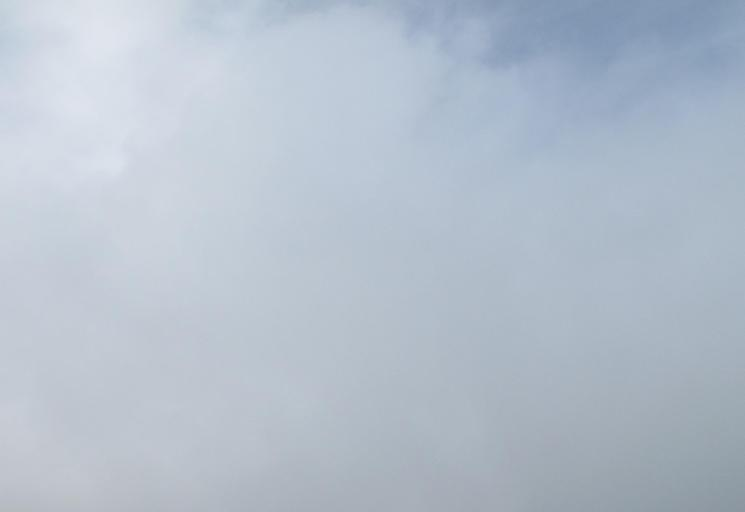
#> input picture Day Images/U9.jpg, 745 x 512 px, found by its file name; the run also reads 1 picture not shown here
$ python 4H,5S,6V.py   (Python 2 division)
#> lines starting #> are read from the running program, lines starting #| are printed output that depends on the picture; after the words box and inside, x2 and y2 are one past the last pixel; in counts of white or black regions, pixels touching at a corner belong together; long printed decimals are rounded
import cv2
import numpy as np
from matplotlib import pyplot as plt

img = cv2.imread('U9.jpg')
#> img is the input picture: shape (512, 745, 3); mean B, G, R 204.3, 191.4, 180.6
hsv = cv2.cvtColor(img,cv2.COLOR_BGR2HSV)
#> hsv: shape (512, 745, 3); mean H, S, V 106.5, 30, 204.3
h,s,v = cv2.split(hsv)
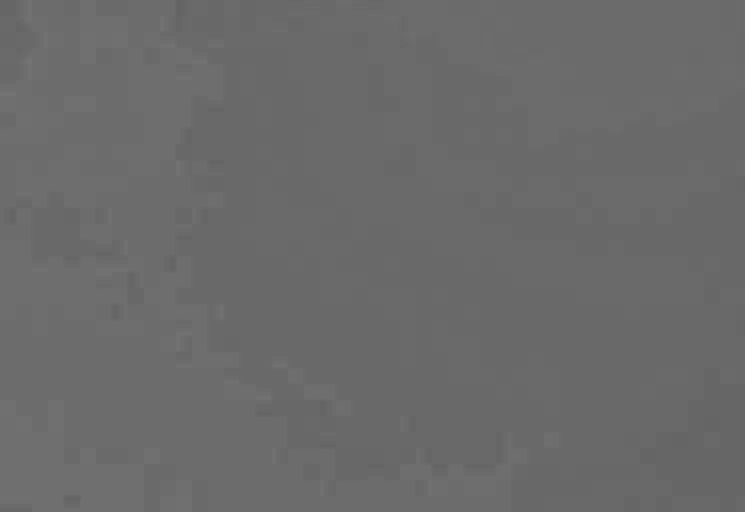
#> h: shape (512, 745); min 99, max 115, mean 106.5
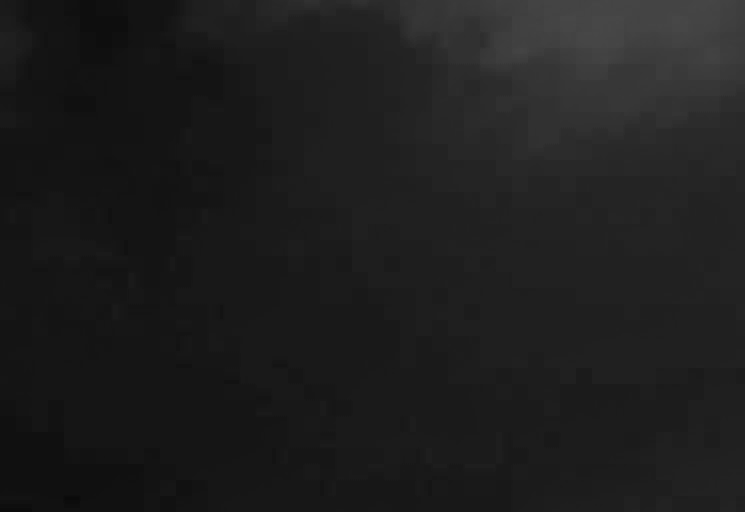
#> s: shape (512, 745); min 10, max 72, mean 30
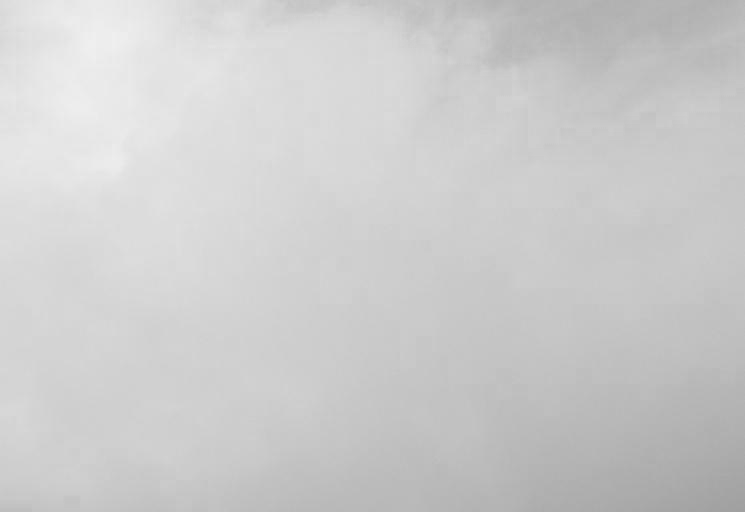
#> v: shape (512, 745); min 160, max 239, mean 204.3
img1 = cv2.imread('U9_GT.jpg')
imGT = cv2.cvtColor(img1, cv2.COLOR_BGR2GRAY)
#> imGT: shape (512, 745); every value is 255
min_value = np.min(h) #0
#> min_value = 99
max_value = np.max(h) #170
#> max_value = 115
# [4 lines of commented-out code are left out]
range_value = max_value - min_value
#> range_value = 16
new_matrix = h.astype(float)
#new_matrix = s.astype(float)
#new_matrix = v.astype(float)
arr1 = ((new_matrix - min_value)/range_value)*255
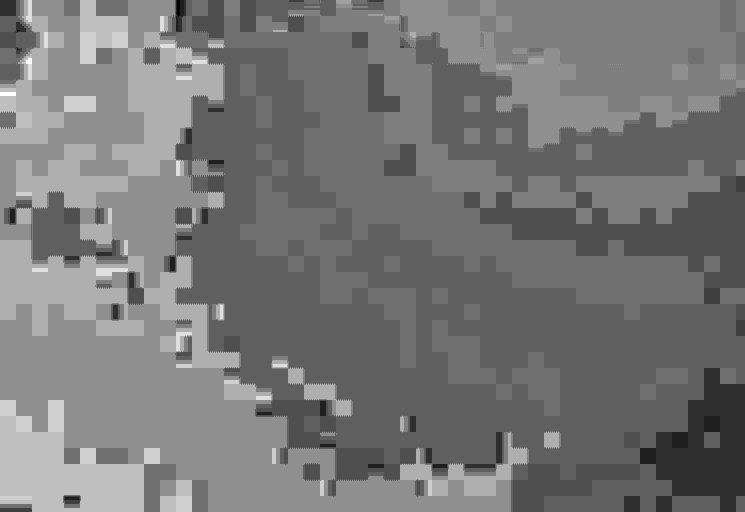
#> arr1: shape (512, 745) float64; min 0, max 255, mean 119.2
final_matrix = arr1.astype(np.uint8)
thresh, bw_im = cv2.threshold(final_matrix,0,255,cv2.THRESH_BINARY_INV+cv2.THRESH_OTSU)
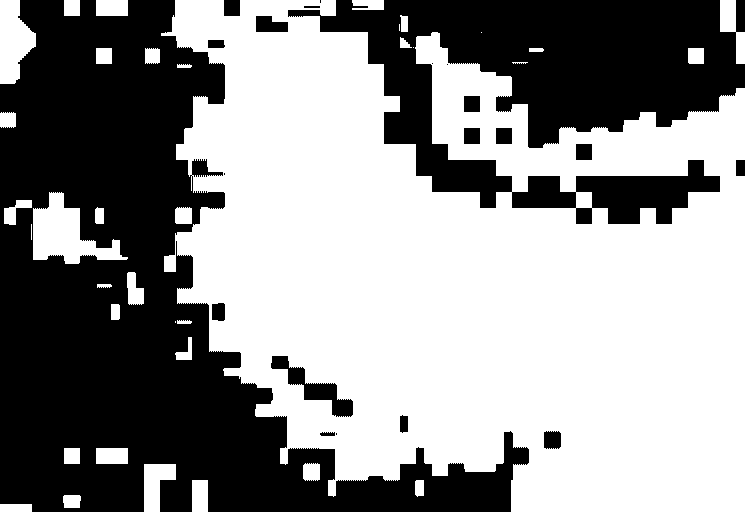
#> bw_im: shape (512, 745); 56.6% white; 21 black regions (5 under 20 px), largest, box (x1, y1, x2, y2) and area: (0, 0, 529, 512) 111051, (288, 0, 745, 224) 50477, (271, 356, 353, 417) 1394
#> thresh = 111
plt.subplot(221), plt.imshow(bw_im,'gray')
plt.subplot(222), plt.imshow(imGT,'gray')
plt.show()

err = bw_im.astype("float") - imGT.astype("float")
percentage_err = np.count_nonzero(err)/(float(bw_im.shape[0]*bw_im.shape[1]))*100
#> percentage_err = 43.42
print percentage_err
#| 43.419
